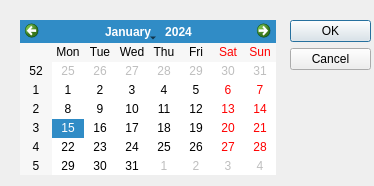
<?xml version="1.0" encoding="UTF-8"?>
<ui version="4.0">
 <class>DialogCalendar</class>
 <widget class="QDialog" name="DialogCalendar">
  <property name="geometry">
   <rect>
    <x>0</x>
    <y>0</y>
    <width>374</width>
    <height>186</height>
   </rect>
  </property>
  <property name="windowTitle">
   <string>Dialog</string>
  </property>
  <widget class="QDialogButtonBox" name="buttonBox">
   <property name="geometry">
    <rect>
     <x>290</x>
     <y>20</y>
     <width>81</width>
     <height>241</height>
    </rect>
   </property>
   <property name="orientation">
    <enum>Qt::Vertical</enum>
   </property>
   <property name="standardButtons">
    <set>QDialogButtonBox::Cancel|QDialogButtonBox::Ok</set>
   </property>
  </widget>
  <widget class="QCalendarWidget" name="calendarWidget">
   <property name="geometry">
    <rect>
     <x>20</x>
     <y>20</y>
     <width>256</width>
     <height>155</height>
    </rect>
   </property>
  </widget>
 </widget>
 <resources/>
 <connections>
  <connection>
   <sender>buttonBox</sender>
   <signal>accepted()</signal>
   <receiver>DialogCalendar</receiver>
   <slot>accept()</slot>
   <hints>
    <hint type="sourcelabel">
     <x>248</x>
     <y>254</y>
    </hint>
    <hint type="destinationlabel">
     <x>157</x>
     <y>274</y>
    </hint>
   </hints>
  </connection>
  <connection>
   <sender>buttonBox</sender>
   <signal>rejected()</signal>
   <receiver>DialogCalendar</receiver>
   <slot>reject()</slot>
   <hints>
    <hint type="sourcelabel">
     <x>316</x>
     <y>260</y>
    </hint>
    <hint type="destinationlabel">
     <x>286</x>
     <y>274</y>
    </hint>
   </hints>
  </connection>
 </connections>
</ui>
